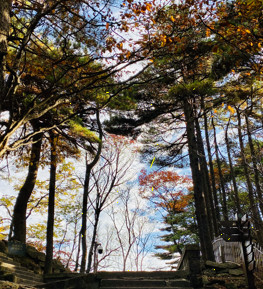
#> input picture media/img/forest.jpg, 263 x 289 px
$ python maskXOR.py
#> lines starting #> are read from the running program, lines starting #| are printed output that depends on the picture; after the words box and inside, x2 and y2 are one past the last pixel; in counts of white or black regions, pixels touching at a corner belong together
import cv2
import numpy as np

if __name__ == '__main__':
    src = cv2.imread('../media/img/forest.jpg')
#> src is the input picture: shape (289, 263, 3); mean B, G, R 84.1, 94.2, 100.8
    mask = np.zeros(src.shape, np.uint8)
    mask[:, 120:360, :] = 255
    dst = cv2.bitwise_xor(src, mask)
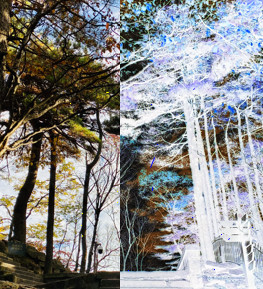
#> dst: shape (289, 263, 3); mean B, G, R 134.7, 135.4, 135
    cv2.imshow('Pics', src)
    cv2.imshow('Mask', mask)
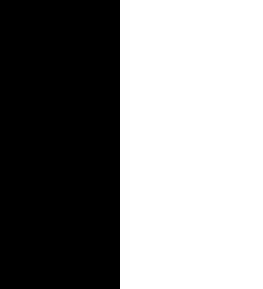
#> window 'Mask': shape (289, 263, 3); 54.4% white; 1 black region, box (x1, y1, x2, y2) and area: (0, 0, 120, 289) 34680
    cv2.imshow('Result', dst)

    cv2.waitKey(0)
    cv2.destroyAllWindows()

$ run again, with media/img/antarctic.jpg copied over media/img/forest.jpg
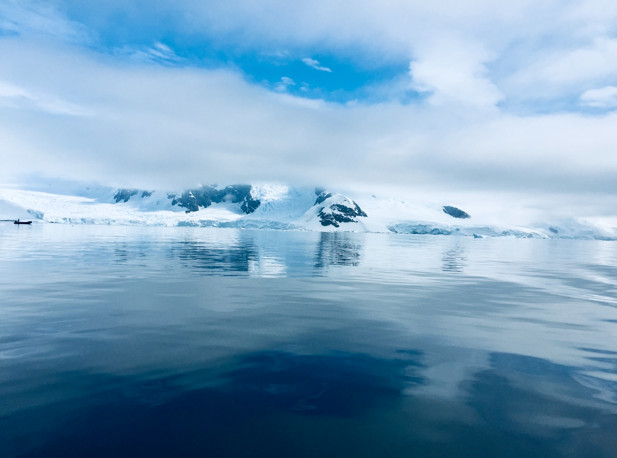
#> input picture media/img/antarctic.jpg, 617 x 458 px
#> src is the input picture: shape (458, 617, 3); mean B, G, R 189.4, 161, 122.6
#> `dst = cv2.bitwise_xor(src, mask)`:
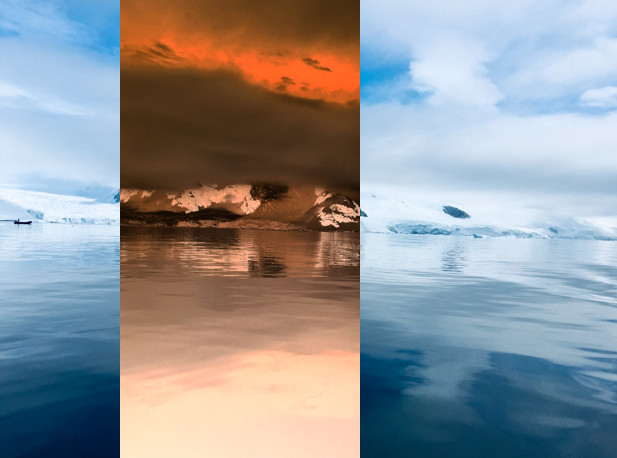
#> dst: shape (458, 617, 3); mean B, G, R 151.4, 148.1, 145.7
#> `cv2.imshow('Mask', mask)`:
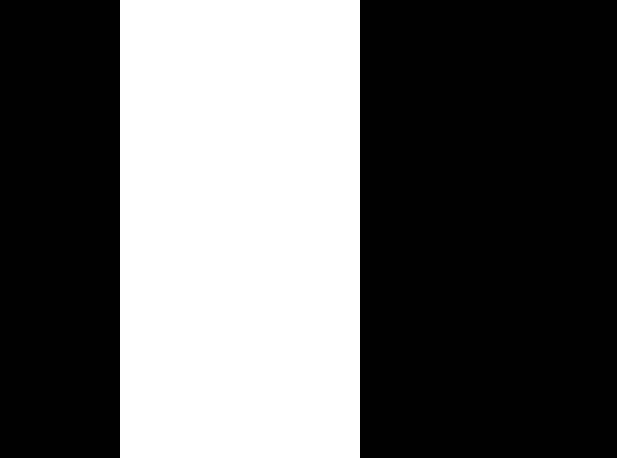
#> window 'Mask': shape (458, 617, 3); 38.9% white; 1 white region, box (x1, y1, x2, y2) and area: (120, 0, 360, 458) 109920
